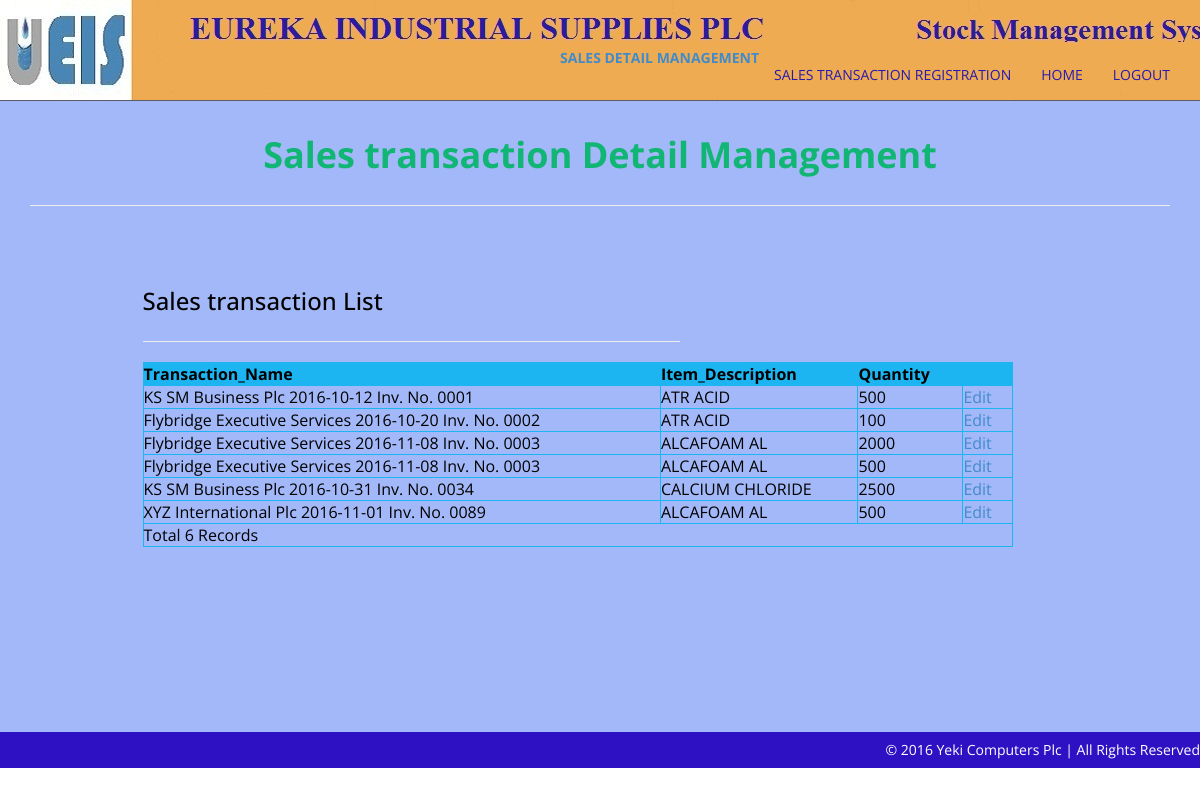
The app's page /Sales/ManageSales.php with its own data.
### tables this page shows
CREATE TABLE IF NOT EXISTS `sales` (
  `SalesId` int(11) NOT NULL AUTO_INCREMENT,
  `TransactionId` int(11) NOT NULL,
  `ItemId` int(11) NOT NULL,
  `Quantity` int(11) NOT NULL,
  PRIMARY KEY (`SalesId`)
);

CREATE TABLE IF NOT EXISTS `transaction` (
  `TransactionId` int(11) NOT NULL AUTO_INCREMENT,
  `CustomerId` int(11) NOT NULL,
  `TransactionDate` date NOT NULL,
  `InvoiceNo` varchar(10) NOT NULL,
  `InvoiceAmount` decimal(10,2) NOT NULL,
  `SalesMode` varchar(10) NOT NULL DEFAULT 'Credit',
  `DueDate` date NOT NULL,
  `TransactionName` varchar(100) NOT NULL,
  PRIMARY KEY (`TransactionId`)
);

CREATE TABLE IF NOT EXISTS `item` (
  `ItemId` int(11) NOT NULL AUTO_INCREMENT,
  `ItemCode` varchar(15) NOT NULL,
  `GoodsDescription` varchar(50) NOT NULL,
  `DamagedQuantity` int(11) NOT NULL,
  `Remark` varchar(500) DEFAULT NULL,
  PRIMARY KEY (`ItemId`),
  UNIQUE KEY `ItemCode` (`ItemCode`)
);

### Sales/ManageSales.php (the view, shortened to what this page needs)
<html lang="en">
<head>
    <link href="assets/css/bootstrap.css" rel="stylesheet" />
    <link href="assets/css/font-awesome.min.css" rel="stylesheet" />
    <link href="assets/css/style.css" rel="stylesheet" />
</head>
<body>
    <div class="navbar navbar-inverse navbar-fixed-top">
        <div class="container">
            <div class="navbar-header">
                <a class="navbar-brand" href="#">&nbsp;&nbsp;&nbsp;&nbsp;&nbsp;&nbsp;&nbsp;&nbsp;&nbsp;&nbsp;&nbsp;&nbsp;&nbsp;&nbsp;&nbsp;&nbsp;&nbsp;&nbsp;&nbsp;&nbsp;
                                                 &nbsp;&nbsp;&nbsp;&nbsp;&nbsp;&nbsp;&nbsp;&nbsp;&nbsp;&nbsp;&nbsp;&nbsp;&nbsp;&nbsp;&nbsp;&nbsp;</a>
            </div>
            <div class="navbar-collapse collapse">
                <ul class="nav navbar-nav navbar-right">
		    <li><strong><a href="ManageSales.php">SALES DETAIL MANAGEMENT</a></strong></li>
		    <li><a href="sales.php">SALES TRANSACTION REGISTRATION</a></li>
		    <li><a href="index.php">HOME</a></li>
                    <li><a href="logout.php">LOGOUT</a></li>
                </ul>
            </div>
        </div>
    </div>
    <div id="about-section">
        <div class="container" >
            <div class="row main-top-margin text-center" data-scrollreveal="enter top and move 100px, wait 0.3s">
                <div class="col-md-8 col-md-offset-2 ">
                   <h1>Sales transaction Detail Management</h1>
                </div>
            </div>
             <hr />
            <div class="row main-low-margin" >
                <div class="col-md-10  col-md-offset-1 ">
                <div class="col-md-6  " data-scrollreveal="enter right and move 100px, wait 0.4s">
                        <h3>Sales transaction List</h3>
                        <hr />
			<div style="overflow:scroll; width:870px;height:290px" >
        <table width="100%" border="0" cellspacing="0" cellpadding="0" align="center">
        <tr>
          <td>
          <table width="100%" border="1" bordercolor="#1CB5F1" >
<tr>
<th bgcolor="#1CB5F1" ><div align="left" ><strong>Transaction_Name&nbsp;&nbsp;</strong></div></th>
<th bgcolor="#1CB5F1" ><div align="left" ><strong>Item_Description&nbsp;&nbsp;</strong></div></th>
<th bgcolor="#1CB5F1" ><div align="left" ><strong>Quantity&nbsp;&nbsp;</strong></div></th>
<th bgcolor="#1CB5F1" ><div align="left" ><strong>  </strong></div></th>
</tr>
<?php
include_once("eurekastock.php");
$sql = "select * from sales ORDER BY sales.TransactionId";
$result = mysqli_query($con,$sql) or die(mysqli_error($con));
while($row = mysqli_fetch_array($result))
{
$Id=$row['SalesId'];
$TransactionId=$row['TransactionId'];
$ItemId=$row['ItemId'];
$Quantity=$row['Quantity'];
$sql1 = "select * from item where ItemId='".$ItemId."'";
$result1 = mysqli_query($con,$sql1) or die(mysqli_error($con));
$row = mysqli_fetch_array($result1);
$ItemDescription=$row['GoodsDescription'];
$sql2 = "select * from transaction where TransactionId='".$TransactionId."'";
$result2 = mysqli_query($con,$sql2) or die(mysqli_error($con));
$row = mysqli_fetch_array($result2);
$TransactionName=$row['TransactionName'];
?>
<tr>
<td><div align="left"><?php echo $TransactionName;?></div></td>
<td><div align="left"><?php echo $ItemDescription;?></div></td>
<td><div align="left"><?php echo $Quantity;?></div></td>
<td><div align="left"><a href="EditSales.php?SalesId=<?php echo $Id;?>">Edit&nbsp;&nbsp;</a></div></td>
</tr>
<?php
}
$records = mysqli_num_rows($result);
?>
<tr>
<td colspan="4" ><div align="left"><?php echo "Total ".$records." Records"; ?> </div></td>
</tr>
</table>
          </td>
        </tr>
      </table>
  </div>
                   </div>
                </div>
            </div>
       </div>
<br>
<br>
<br>
<br>
<br>
    <div id="footer">
        <div class="container">
            <div class="row ">
                &copy; 2016 Yeki Computers Plc | All Rights Reserved
            </div>
        </div>
    </div>
</body>
</html>

### Sales/assets/css/style.css (style rules this page uses)
body { font-family:'Open Sans', sans-serif; font-weight: 400; font-size: 14px; color: #000; margin-top: 40px; line-height:16px; }
h1, h2, h3, h4, h5, h6 { font-family:'Open Sans', sans-serif; font-weight: 500; line-height:40px; }
h1 { color:#11B674; font-weight: 700; }
.text-center { text-align: center; }
.main-top-margin { margin-top: 75px; }
.main-low-margin { margin-top: 55px; }
a,a:hover { text-decoration:none; }
#about-section { background-color: #A3B8F8; }
.navbar { font-size: 14px; }
.navbar-inverse { background: #F0AC51 url("../img/navbar.jpg") 0 0 no-repeat; border-color: #5D5B66; }
.navbar-inverse .navbar-brand { color: #281aaf; font-weight: bolder; font-size: 25px; font-weight:900; letter-spacing: 2px; }
.navbar-inverse .navbar-nav > li > a { color: #281aaf; }
#footer { background-color: #2F11C4; color: #fff; text-align: right; padding: 10px 30px 10px 30px; }

### records on screen
sales: TransactionId.TransactionName "KS SM Business Plc 2016-10-12 Inv. No. 0001", ItemId.GoodsDescription "ATR ACID", Quantity "500"
sales: TransactionId.TransactionName "Flybridge Executive Services 2016-10-20 Inv. No. 0002", ItemId.GoodsDescription "ATR ACID", Quantity "100"
sales: TransactionId.TransactionName "Flybridge Executive Services 2016-11-08 Inv. No. 0003", ItemId.GoodsDescription "ALCAFOAM AL", Quantity "2000"
sales: TransactionId.TransactionName "Flybridge Executive Services 2016-11-08 Inv. No. 0003", ItemId.GoodsDescription "ALCAFOAM AL", Quantity "500"
sales: TransactionId.TransactionName "KS SM Business Plc 2016-10-31 Inv. No. 0034", ItemId.GoodsDescription "CALCIUM CHLORIDE", Quantity "2500"
sales: TransactionId.TransactionName "XYZ International Plc 2016-11-01 Inv. No. 0089", ItemId.GoodsDescription "ALCAFOAM AL", Quantity "500"

### other values on screen
$records "6"
